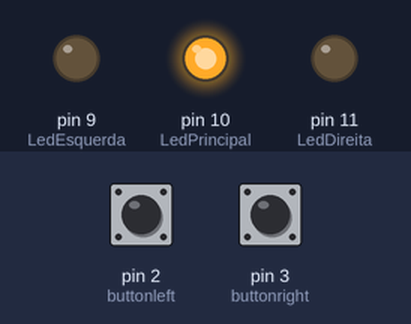
The sketch below on a simulated Arduino Uno, built with avr-gcc and run on an emulated ATmega328P. Shown: output pins drawn as LEDs (lit = HIGH). The inputs (shaded band) are chosen by the test bench; at power-on: pin 2 (buttonleft) LOW, pin 3 (buttonright) LOW. Random numbers use the default seed unless the sketch sets one.

Above: at 9.3 s.
9.4 s: pin 2 (buttonleft) pulled HIGH for 0.15 s
At 10.5 s:
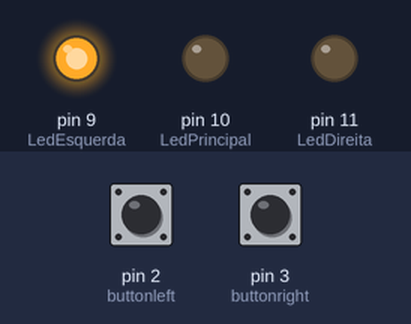
At 12.8 s:
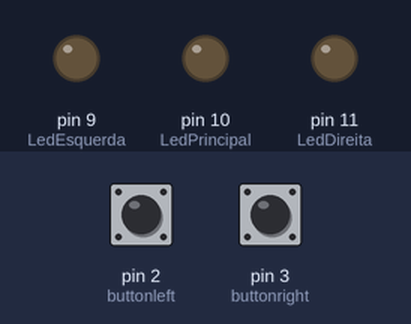
Timing chart, 0 to 20.0 s (numbered marks = the images above; inputs shaded):
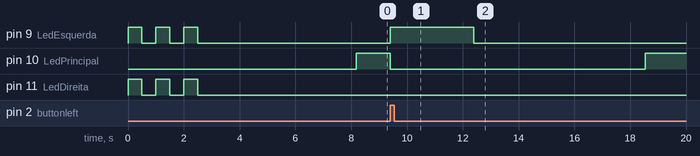

Measured:
- after the input at 9.4 s, pin 9 (LedEsquerda): LOW → HIGH at once, → LOW 3.0 s later; pin 10 (LedPrincipal): HIGH → LOW at once, → HIGH 9.1 s later

The sketch:

ShockGame.ino
```cpp
int buttonleft = 2;
int buttonright = 3;

int LedEsquerda = 9;
int LedDireita = 11;
int LedPrincipal = 10;

int WaitLed = 0;

void setup() {
  // put your setup code here, to run once:
  pinMode(LedEsquerda, OUTPUT);
  pinMode(LedDireita, OUTPUT);
  pinMode(LedPrincipal, OUTPUT);
  pinMode(buttonleft, INPUT);
  pinMode(buttonright, INPUT);
  randomSeed(analogRead (0));    // randomize

  for(int i = 0; i < 3; i++)
  {
    digitalWrite(LedEsquerda, HIGH);
    digitalWrite(LedDireita, HIGH);
    delay(500);
    digitalWrite(LedEsquerda, LOW);
    digitalWrite(LedDireita, LOW);
    delay(500);
  }

  RandomBlink();
}

void loop() {
  // put your main code here, to run repeatedly:
   int stateleft = digitalRead(buttonleft);
   int stateright = digitalRead(buttonright);

   if( stateleft == HIGH && digitalRead(LedPrincipal) == HIGH)
   {
      digitalWrite(LedPrincipal, LOW);
      digitalWrite(LedEsquerda, HIGH);
      delay(3000);
      digitalWrite(LedEsquerda, LOW);

      RandomBlink();
   }
   else if( stateright == HIGH && digitalRead(LedPrincipal) == HIGH)
   {
      digitalWrite(LedPrincipal, LOW);
      digitalWrite(LedDireita, HIGH);
      delay(3000);
      digitalWrite(LedDireita, LOW);

      RandomBlink();
   }

}

void RandomBlink()
{
   WaitLed = random(3000, 10000);
   delay(WaitLed);
   digitalWrite(LedPrincipal, HIGH);
}
```
